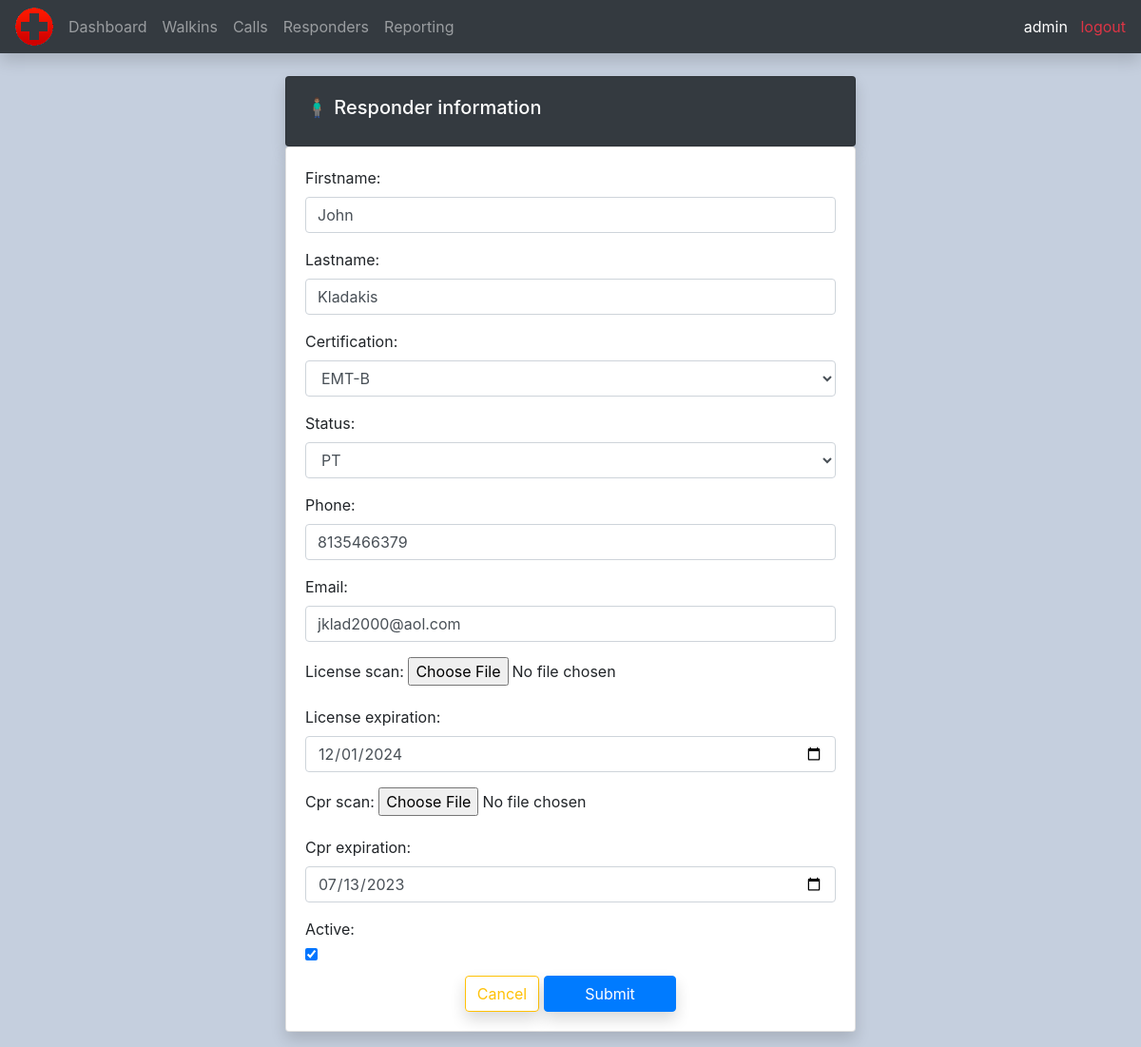
The app's page /update_responder/5/ (signed in), older data.
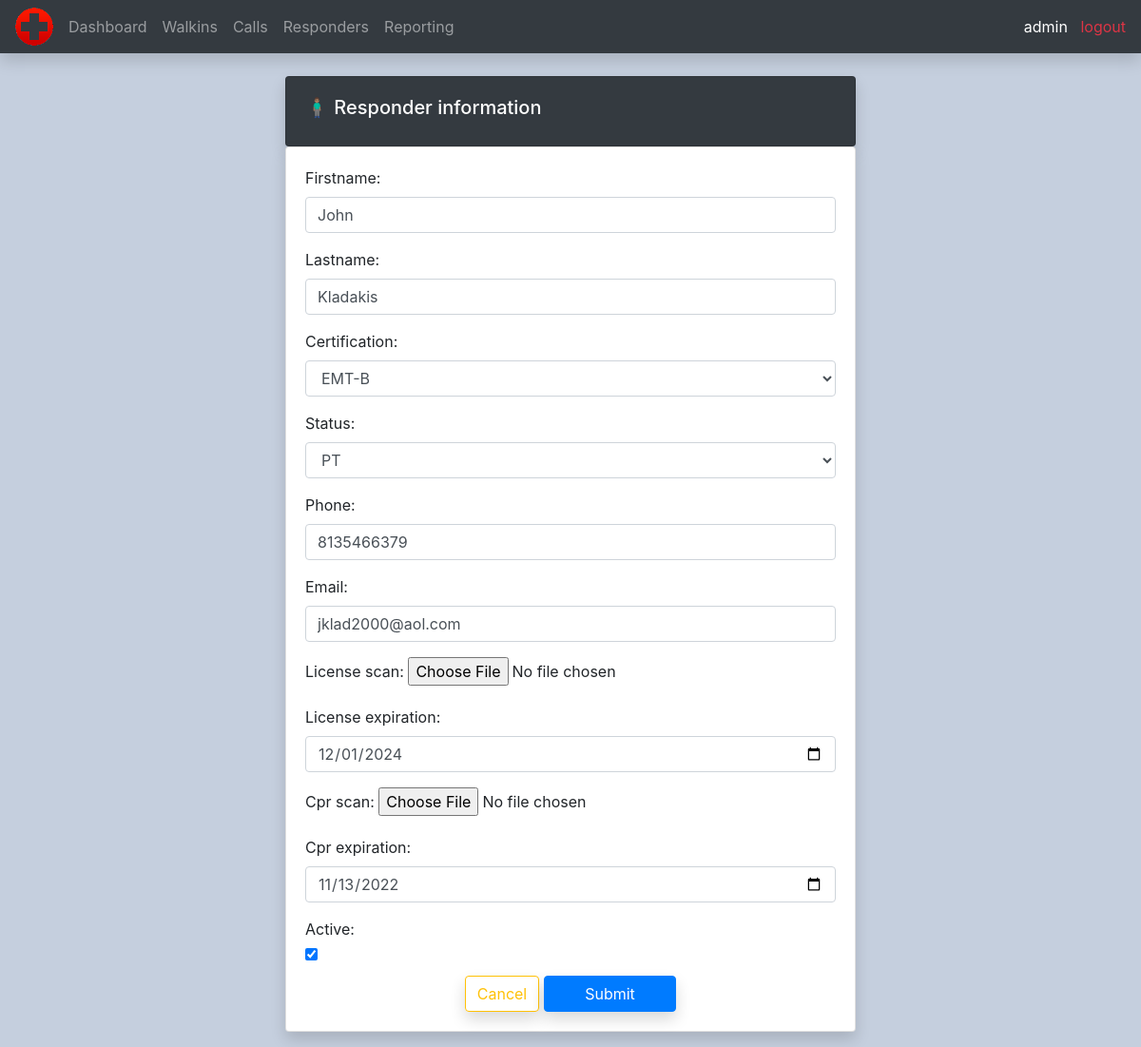
The same page, newer data.
### calls/models.py (models this page shows, shortened)
class Responder(models.Model):
    CERTIFICATIONS = (
        ('EMT-B', 'EMT-B'),
        ('EMT-P', 'EMT-P'),
        ('LPN', 'LPN'),
        ('RN', 'RN')
    )
    STATUS = (
        ('PT', 'PT'),
        ('PT-S', 'PT-S'),
        ('FT-S', 'FT-S')
    )
    firstname = models.CharField(max_length=200, null=True)
    lastname = models.CharField(max_length=200, null=True)
    certification = models.CharField(max_length=200, null=True, choices=CERTIFICATIONS)
    status = models.CharField(max_length=200, null=True, choices=STATUS)
    phone = models.CharField(max_length=200, null=True)
    email = models.EmailField(null=True)
    license_scan = models.ImageField(null=True, blank=True)
    license_expiration = models.DateField(null=True, blank=True)
    cpr_scan = models.ImageField(null=True, blank=True)
    cpr_expiration = models.DateField(null=True, blank=True)
    active = models.BooleanField(default=True, null=True)

### calls/decorators.py (the view)
        def wrapper_func(request, *args, **kwargs):
            group = None
            if request.user.groups.exists():
                group = request.user.groups.all()[0].name
            if group in allowed_roles:
                return view_func(request, *args, **kwargs)
            else:
                return HttpResponse('You are not authorized to view this page')

### calls/views.py (called while the page is built)
@login_required(login_url='login')
@allowed_users(allowed_roles=['Admin', 'Supervisors'])
def updateResponder(request, pk):
    responder = Responder.objects.get(id=pk)
    form = ResponderForm(instance=responder)
    if request.method == 'POST':
        form = ResponderForm(request.POST, request.FILES, instance=responder)
        if form.is_valid():
            form.save()
            return redirect('/responders')
    context = {'form': form}
    return render(request, 'calls/responder_form.html', context)

### calls/templates/calls/responder_form.html (shortened to what this page needs)
{% extends 'calls/main.html' %}
{% load static %}
{% block content %}
<br>
<div class="row">
    <div class="col-md-12 mb-3">
        <div class="card card-body w-50 m-auto bg-dark text-white shadow">
            <h5>🧍🏽‍♂️ Responder information</h5>
        </div>
        <div class="card card-body w-50 m-auto shadow">
            <form action="" method="POST" enctype="multipart/form-data">
                {{ form.as_p }}
                <div class="text-center">
                    <a class="btn btn-outline-warning shadow" href="{% url 'all_responders' %}">Cancel</a>
                    <input class="btn btn-primary w-25 shadow" type="submit" name="Submit">
                </div>
            </form>
        </div>
    </div>
</div>
{% endblock %}

Row changes from the older to the newer data that the page shows:
changed Responder "John": cpr_expiration "07/13/2023" → "11/13/2022"
